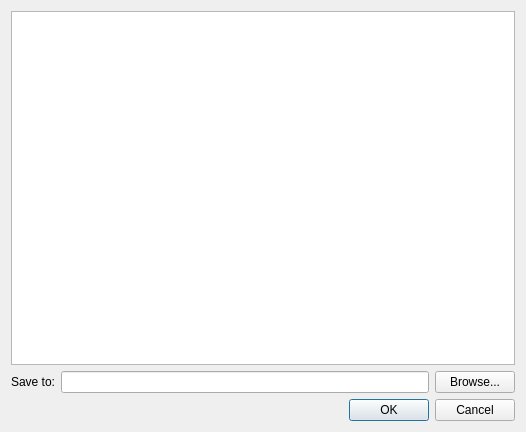
<?xml version="1.0" encoding="UTF-8"?>
<ui version="4.0">
 <class>SaveProtocolDialog</class>
 <widget class="QDialog" name="SaveProtocolDialog">
  <property name="geometry">
   <rect>
    <x>0</x>
    <y>0</y>
    <width>526</width>
    <height>432</height>
   </rect>
  </property>
  <property name="windowTitle">
   <string>Dialog</string>
  </property>
  <layout class="QHBoxLayout" name="horizontalLayout_2">
   <item>
    <layout class="QVBoxLayout" name="verticalLayout">
     <item>
      <widget class="QListWidget" name="protocolsList">
       <property name="selectionMode">
        <enum>QAbstractItemView::MultiSelection</enum>
       </property>
      </widget>
     </item>
     <item>
      <layout class="QHBoxLayout" name="horizontalLayout">
       <item>
        <widget class="QLabel" name="targetLabel">
         <property name="text">
          <string>Save to:</string>
         </property>
        </widget>
       </item>
       <item>
        <widget class="QLineEdit" name="targetEdit"/>
       </item>
       <item>
        <widget class="QPushButton" name="browseTargetButton">
         <property name="text">
          <string>Browse...</string>
         </property>
        </widget>
       </item>
      </layout>
     </item>
     <item>
      <widget class="QDialogButtonBox" name="buttonBox">
       <property name="orientation">
        <enum>Qt::Horizontal</enum>
       </property>
       <property name="standardButtons">
        <set>QDialogButtonBox::Cancel|QDialogButtonBox::Ok</set>
       </property>
      </widget>
     </item>
    </layout>
   </item>
  </layout>
 </widget>
 <resources/>
 <connections>
  <connection>
   <sender>buttonBox</sender>
   <signal>accepted()</signal>
   <receiver>SaveProtocolDialog</receiver>
   <slot>accept()</slot>
   <hints>
    <hint type="sourcelabel">
     <x>248</x>
     <y>254</y>
    </hint>
    <hint type="destinationlabel">
     <x>157</x>
     <y>274</y>
    </hint>
   </hints>
  </connection>
  <connection>
   <sender>buttonBox</sender>
   <signal>rejected()</signal>
   <receiver>SaveProtocolDialog</receiver>
   <slot>reject()</slot>
   <hints>
    <hint type="sourcelabel">
     <x>316</x>
     <y>260</y>
    </hint>
    <hint type="destinationlabel">
     <x>286</x>
     <y>274</y>
    </hint>
   </hints>
  </connection>
 </connections>
</ui>
